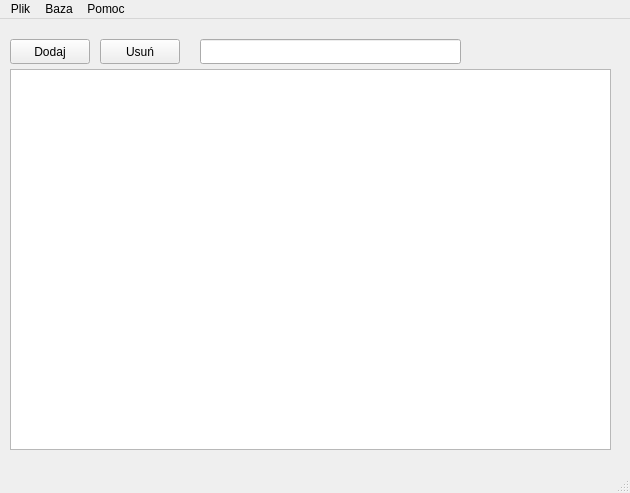
<?xml version="1.0" encoding="UTF-8"?>
<ui version="4.0">
 <class>MainWindow</class>
 <widget class="QMainWindow" name="MainWindow">
  <property name="geometry">
   <rect>
    <x>0</x>
    <y>0</y>
    <width>630</width>
    <height>493</height>
   </rect>
  </property>
  <property name="windowTitle">
   <string>App</string>
  </property>
  <widget class="QWidget" name="centralWidget">
   <widget class="QPushButton" name="pbAdd">
    <property name="geometry">
     <rect>
      <x>10</x>
      <y>20</y>
      <width>80</width>
      <height>25</height>
     </rect>
    </property>
    <property name="text">
     <string>Dodaj</string>
    </property>
   </widget>
   <widget class="QPushButton" name="pbDelete">
    <property name="geometry">
     <rect>
      <x>100</x>
      <y>20</y>
      <width>80</width>
      <height>25</height>
     </rect>
    </property>
    <property name="text">
     <string>Usuń</string>
    </property>
   </widget>
   <widget class="QLineEdit" name="leText">
    <property name="geometry">
     <rect>
      <x>200</x>
      <y>20</y>
      <width>261</width>
      <height>25</height>
     </rect>
    </property>
   </widget>
   <widget class="QListWidget" name="lwMain">
    <property name="geometry">
     <rect>
      <x>10</x>
      <y>50</y>
      <width>601</width>
      <height>381</height>
     </rect>
    </property>
    <property name="dragEnabled">
     <bool>true</bool>
    </property>
   </widget>
  </widget>
  <widget class="QMenuBar" name="menuBar">
   <property name="geometry">
    <rect>
     <x>0</x>
     <y>0</y>
     <width>630</width>
     <height>22</height>
    </rect>
   </property>
   <widget class="QMenu" name="menuxxx">
    <property name="title">
     <string>Plik</string>
    </property>
    <addaction name="actionOtw_rz"/>
    <addaction name="actionZapisz"/>
    <addaction name="actionZapisz_jako"/>
    <addaction name="actionExit"/>
   </widget>
   <widget class="QMenu" name="menuPomoc">
    <property name="title">
     <string>Pomoc</string>
    </property>
    <addaction name="actionInformacje_o_programie"/>
   </widget>
   <widget class="QMenu" name="menuBaza">
    <property name="title">
     <string>Baza</string>
    </property>
    <addaction name="actionConnect"/>
    <addaction name="actionDisconnect"/>
    <addaction name="actionDbPath"/>
    <addaction name="actionPrint_records"/>
   </widget>
   <addaction name="menuxxx"/>
   <addaction name="menuBaza"/>
   <addaction name="menuPomoc"/>
  </widget>
  <widget class="QStatusBar" name="statusBar"/>
  <action name="actionOtw_rz">
   <property name="text">
    <string>Open</string>
   </property>
  </action>
  <action name="actionZapisz">
   <property name="text">
    <string>Save</string>
   </property>
  </action>
  <action name="actionInformacje_o_programie">
   <property name="text">
    <string>Informacje o programie</string>
   </property>
  </action>
  <action name="actionZapisz_jako">
   <property name="text">
    <string>Save as</string>
   </property>
  </action>
  <action name="actionConnect">
   <property name="text">
    <string>Connect</string>
   </property>
  </action>
  <action name="actionDisconnect">
   <property name="text">
    <string>Disconnect</string>
   </property>
  </action>
  <action name="actionDbPath">
   <property name="text">
    <string>DB path</string>
   </property>
  </action>
  <action name="actionExit">
   <property name="text">
    <string>Exit</string>
   </property>
  </action>
  <action name="actionPrint_records">
   <property name="text">
    <string>Print records</string>
   </property>
  </action>
 </widget>
 <layoutdefault spacing="6" margin="11"/>
 <resources/>
 <connections/>
</ui>
